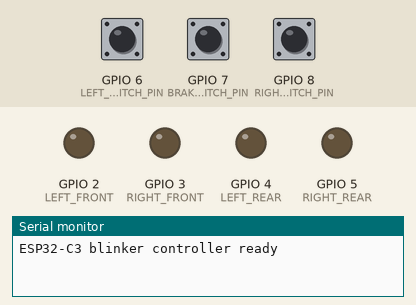
Recording of a program running on a simulated ESP32-C3. Shown: output pins drawn as LEDs (lit = HIGH), the last lines printed to the serial monitor. Dashed ring = blinking. The test bench sets the inputs (shaded band); at power-on: GPIO 6 (LEFT_BLINKER_SWITCH_PIN) HIGH, GPIO 8 (RIGHT_BLINKER_SWITCH_PIN) HIGH, GPIO 7 (BRAKE_SWITCH_PIN) HIGH.

Above: at 2.2 s.
2.3 s: GPIO 6 (LEFT_BLINKER_SWITCH_PIN) pulled LOW for 0.15 s
At 2.7 s:
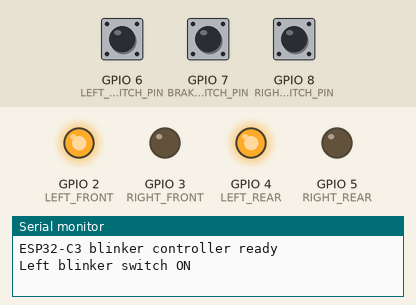
4.8 s: GPIO 8 (RIGHT_BLINKER_SWITCH_PIN) pulled LOW for 3.2 s
At 5.2 s:
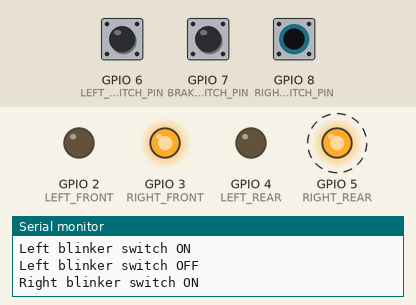
9.5 s: GPIO 7 (BRAKE_SWITCH_PIN) pulled LOW for 0.15 s
At 9.58 s:
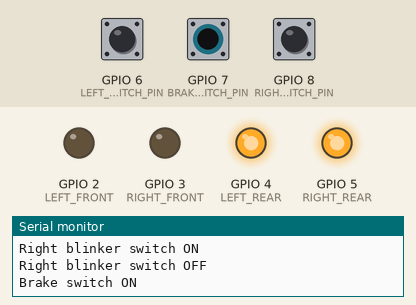
11.1 s: GPIO 7 (BRAKE_SWITCH_PIN) pulled LOW for 3.2 s
At 15.5 s:
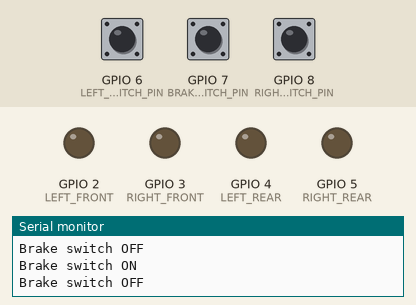
15.8 s: GPIO 6 (LEFT_BLINKER_SWITCH_PIN) pulled LOW for 3.2 s
At 16.7 s:
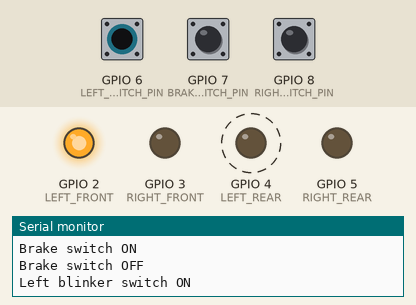
20.5 s: GPIO 6 (LEFT_BLINKER_SWITCH_PIN) driven LOW and GPIO 7 (BRAKE_SWITCH_PIN) driven LOW
At 21.4 s:
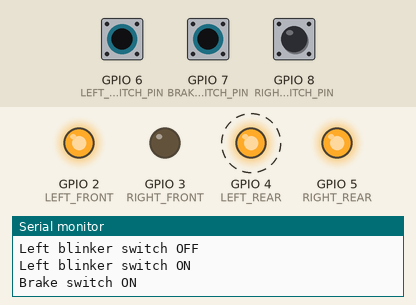
Timing chart, 0 to 24.5 s (numbered marks = the images above; inputs shaded):
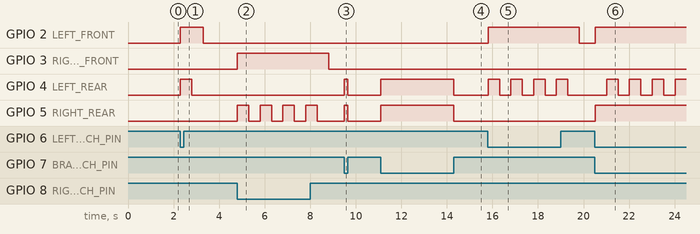

The program:

main.cpp
```cpp
#include <Arduino.h>
#include "config.h"

static const uint8_t LEFT_FRONT = LEFT_FRONT_BLINKER;
static const uint8_t LEFT_REAR = LEFT_REAR_BLINKER;
static const uint8_t RIGHT_FRONT = RIGHT_FRONT_BLINKER;
static const uint8_t RIGHT_REAR = RIGHT_REAR_BLINKER;

static const uint8_t ALL_LIGHTS[] = { LEFT_FRONT, LEFT_REAR, RIGHT_FRONT, RIGHT_REAR };

void setGroupState(const uint8_t pins[], size_t count, bool enabled) {
  for (size_t i = 0; i < count; ++i) {
    digitalWrite(pins[i], enabled ? HIGH : LOW);
  }
}

void setAllLights(bool enabled) {
  setGroupState(ALL_LIGHTS, 4, enabled);
}

void setLeftTurn(bool enabled) {
  digitalWrite(LEFT_FRONT, enabled ? HIGH : LOW);
  digitalWrite(RIGHT_FRONT, LOW);
}

void setRightTurn(bool enabled) {
  digitalWrite(RIGHT_FRONT, enabled ? HIGH : LOW);
  digitalWrite(LEFT_FRONT, LOW);
}

void applyLeftTurn() {
  digitalWrite(LEFT_FRONT, HIGH);
  digitalWrite(RIGHT_FRONT, LOW);
  digitalWrite(LEFT_REAR, HIGH);
  delay(500);
  digitalWrite(LEFT_REAR, LOW);
  delay(500);
}

void applyRightTurn() {
  digitalWrite(RIGHT_FRONT, HIGH);
  digitalWrite(LEFT_FRONT, LOW);
  digitalWrite(RIGHT_REAR, HIGH);
  delay(500);
  digitalWrite(RIGHT_REAR, LOW);
  delay(500);
}

void blinkRearLamp(uint8_t rearPin) {
  digitalWrite(rearPin, HIGH);
  delay(500);
  digitalWrite(rearPin, LOW);
  delay(500);
}

void applyBrakeState(bool leftOn, bool rightOn) {
  const bool brakeOnly = !leftOn && !rightOn;
  const bool leftTurn = leftOn && !rightOn;
  const bool rightTurn = rightOn && !leftOn;
  const bool allTurn = leftOn && rightOn;

  if (brakeOnly) {
    digitalWrite(LEFT_FRONT, LOW);
    digitalWrite(RIGHT_FRONT, LOW);
    digitalWrite(LEFT_REAR, HIGH);
    digitalWrite(RIGHT_REAR, HIGH);
    delay(50);
    return;
  }

  if (leftTurn) {
    digitalWrite(LEFT_FRONT, HIGH);
    digitalWrite(RIGHT_FRONT, LOW);
    digitalWrite(RIGHT_REAR, HIGH);
    digitalWrite(LEFT_REAR, (millis() % 1000) < 500 ? HIGH : LOW);
    delay(50);
    return;
  }

  if (rightTurn) {
    digitalWrite(RIGHT_FRONT, HIGH);
    digitalWrite(LEFT_FRONT, LOW);
    digitalWrite(LEFT_REAR, HIGH);
    digitalWrite(RIGHT_REAR, (millis() % 1000) < 500 ? HIGH : LOW);
    delay(50);
    return;
  }

  if (allTurn) {
    digitalWrite(LEFT_FRONT, HIGH);
    digitalWrite(RIGHT_FRONT, HIGH);
    digitalWrite(LEFT_REAR, HIGH);
    digitalWrite(RIGHT_REAR, HIGH);
    delay(50);
    return;
  }

  digitalWrite(LEFT_FRONT, LOW);
  digitalWrite(RIGHT_FRONT, LOW);
  digitalWrite(LEFT_REAR, HIGH);
  digitalWrite(RIGHT_REAR, HIGH);
  delay(50);
}

void applyBlinkerState(bool leftOn, bool rightOn) {
  if (leftOn && rightOn) {
    digitalWrite(LEFT_FRONT, HIGH);
    digitalWrite(RIGHT_FRONT, HIGH);
    digitalWrite(LEFT_REAR, HIGH);
    digitalWrite(RIGHT_REAR, HIGH);
    delay(500);
    digitalWrite(LEFT_REAR, LOW);
    digitalWrite(RIGHT_REAR, LOW);
    delay(500);
    return;
  }

  if (leftOn) {
    applyLeftTurn();
    return;
  }

  if (rightOn) {
    applyRightTurn();
    return;
  }

  setAllLights(false);
  delay(50);
}

void setup() {
  Serial.begin(SERIAL_BAUD);

  pinMode(LEFT_FRONT, OUTPUT);
  pinMode(LEFT_REAR, OUTPUT);
  pinMode(RIGHT_FRONT, OUTPUT);
  pinMode(RIGHT_REAR, OUTPUT);

  pinMode(LEFT_BLINKER_SWITCH_PIN, INPUT_PULLUP);
  pinMode(RIGHT_BLINKER_SWITCH_PIN, INPUT_PULLUP);
  pinMode(BRAKE_SWITCH_PIN, INPUT_PULLUP);

  setAllLights(false);

  delay(1000);
  Serial.println("ESP32-C3 blinker controller ready");
}

void loop() {
  const bool leftSwitchOn = (digitalRead(LEFT_BLINKER_SWITCH_PIN) == LOW);
  const bool rightSwitchOn = (digitalRead(RIGHT_BLINKER_SWITCH_PIN) == LOW);
  const bool brakeSwitchOn = (digitalRead(BRAKE_SWITCH_PIN) == LOW);

  static bool previousLeftSwitchOn = false;
  static bool previousRightSwitchOn = false;
  static bool previousBrakeSwitchOn = false;

  if (leftSwitchOn != previousLeftSwitchOn) {
    Serial.println(leftSwitchOn ? "Left blinker switch ON" : "Left blinker switch OFF");
    previousLeftSwitchOn = leftSwitchOn;
  }

  if (rightSwitchOn != previousRightSwitchOn) {
    Serial.println(rightSwitchOn ? "Right blinker switch ON" : "Right blinker switch OFF");
    previousRightSwitchOn = rightSwitchOn;
  }

  if (brakeSwitchOn != previousBrakeSwitchOn) {
    Serial.println(brakeSwitchOn ? "Brake switch ON" : "Brake switch OFF");
    previousBrakeSwitchOn = brakeSwitchOn;
  }

  static bool brakeWasActive = false;
  static bool brakeLatch = false;

  if (brakeSwitchOn) {
    brakeWasActive = true;
    brakeLatch = false;
    applyBrakeState(leftSwitchOn, rightSwitchOn);
    return;
  }

  if (brakeWasActive && (leftSwitchOn || rightSwitchOn)) {
    brakeLatch = true;
  }

  if (brakeLatch) {
    if (!leftSwitchOn && !rightSwitchOn) {
      brakeLatch = false;
      brakeWasActive = false;
      setAllLights(false);
      delay(50);
      return;
    }

    if (leftSwitchOn && !rightSwitchOn) {
      digitalWrite(LEFT_FRONT, HIGH);
      digitalWrite(RIGHT_FRONT, LOW);
      digitalWrite(RIGHT_REAR, HIGH);
      digitalWrite(LEFT_REAR, (millis() % 1000) < 500 ? HIGH : LOW);
      delay(50);
      return;
    }

    if (rightSwitchOn && !leftSwitchOn) {
      digitalWrite(RIGHT_FRONT, HIGH);
      digitalWrite(LEFT_FRONT, LOW);
      digitalWrite(LEFT_REAR, HIGH);
      digitalWrite(RIGHT_REAR, (millis() % 1000) < 500 ? HIGH : LOW);
      delay(50);
      return;
    }

    digitalWrite(LEFT_FRONT, HIGH);
    digitalWrite(RIGHT_FRONT, HIGH);
    digitalWrite(LEFT_REAR, HIGH);
    digitalWrite(RIGHT_REAR, HIGH);
    delay(50);
    return;
  }

  brakeWasActive = false;
  applyBlinkerState(leftSwitchOn, rightSwitchOn);
}
```

config.h
```cpp
#pragma once

#include <stdint.h>

// ============================================================
// ESP32-C3-Zero
// ULN2003 outputs
// ============================================================

#define ULN_IN1  2
#define ULN_IN2  3
#define ULN_IN3  4
#define ULN_IN4  5

// Number of ULN2003 channels used
#define ULN_CHANNELS 4

// ULN2003 inputs are active HIGH:
// HIGH = output transistor ON
// LOW  = output transistor OFF
inline constexpr bool ULN_ACTIVE_HIGH = true;

inline constexpr uint8_t LEFT_FRONT_BLINKER = ULN_IN1;
inline constexpr uint8_t RIGHT_FRONT_BLINKER = ULN_IN2;
inline constexpr uint8_t LEFT_REAR_BLINKER = ULN_IN3;
inline constexpr uint8_t RIGHT_REAR_BLINKER = ULN_IN4;

inline constexpr uint8_t LEFT_BLINKER_SWITCH_PIN = 6;
inline constexpr uint8_t RIGHT_BLINKER_SWITCH_PIN = 8;
inline constexpr uint8_t BRAKE_SWITCH_PIN = 7;

// ============================================================
// 12 V supply
// ============================================================

inline constexpr float LOAD_VOLTAGE = 12.0f;

// ============================================================
// PlatformIO / ESP32
// ============================================================

inline constexpr uint32_t SERIAL_BAUD = 115200;
```

Measured:
- after the input at 2.3 s, GPIO 2 (LEFT_FRONT): LOW → HIGH at once, → LOW 1.0 s later; GPIO 4 (LEFT_REAR): LOW → HIGH at once, → LOW 0.50 s later
- after the input at 4.8 s, GPIO 3 (RIGHT_FRONT): LOW → HIGH at once, → LOW 4.0 s later; GPIO 5 (RIGHT_REAR): alternates HIGH for 0.50 s and LOW for 0.50 s, 8 changes in all, then stays LOW, starting at once
- after the input at 9.5 s, GPIO 4 (LEFT_REAR), GPIO 5 (RIGHT_REAR): LOW → HIGH at once, → LOW 0.15 s later
- after the input at 11.1 s, GPIO 4 (LEFT_REAR), GPIO 5 (RIGHT_REAR): LOW → HIGH at once, → LOW 3.2 s later
- after the input at 15.8 s, GPIO 2 (LEFT_FRONT): LOW → HIGH at once, → LOW 4.0 s later; GPIO 4 (LEFT_REAR): alternates HIGH for 0.50 s and LOW for 0.50 s, 8 changes in all, then stays LOW, starting at once
- after the input at 20.5 s, GPIO 2 (LEFT_FRONT), GPIO 5 (RIGHT_REAR): LOW → HIGH at once; GPIO 4 (LEFT_REAR): alternates HIGH for 0.50 s and LOW for 0.50 s, starting after 0.51 s
